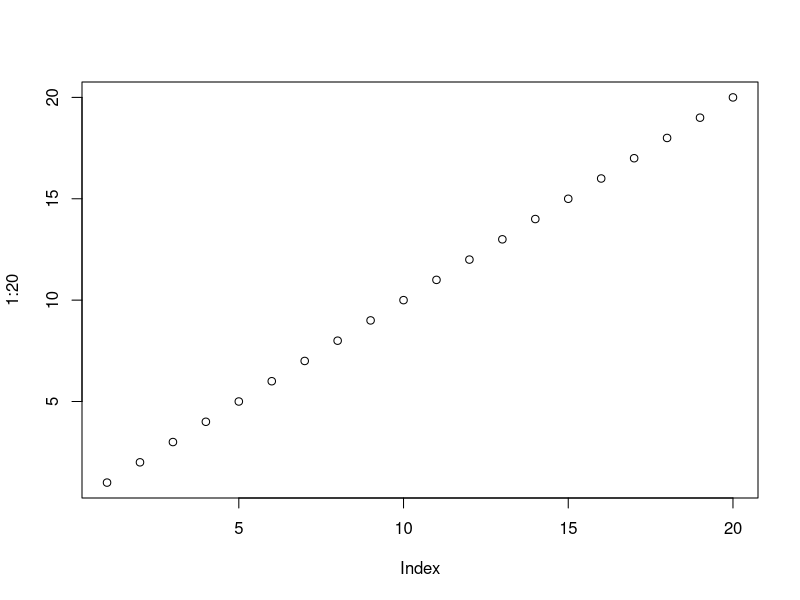

This chart was generated by the following R code:
## ---- chunk 1
knitr::opts_chunk$set(echo = TRUE)
## ---- chunk 2
plot(1:20)
